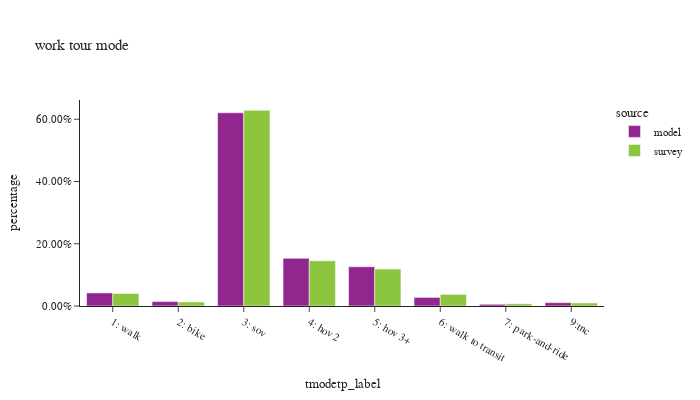

Here is the notebook cell this chart was saved with:
### Code cell
df_plot = wk_tour.groupby(['source','tmodetp_label'])['toexpfac'].sum().reset_index()
df_plot['percentage'] = df_plot.groupby(['source'], group_keys=False)['toexpfac']. \
    apply(lambda x: x / float(x.sum()))

df_plot_ct = wk_tour.groupby(['source','tmodetp_label'])['toexpfac'].count().reset_index(). \
    rename(columns={'toexpfac':'sample count'})
df_plot = df_plot.merge(df_plot_ct, on=['source','tmodetp_label'])

fig = px.bar(df_plot.sort_values(by=['source']), x="tmodetp_label", y="percentage", color="source",
             barmode="group",hover_data=['sample count'],title="work tour mode")
fig.update_layout(height=400, width=700, font=dict(size=11),
                  xaxis = dict(dtick = 1, categoryorder='category ascending'),
                  yaxis=dict(tickformat=".2%"))
fig.show()

### Figure 1 — Plotly figure (JSON) as saved in the notebook; plotly's stock layout.template omitted (floating-point values rounded to 4 significant figures)
{"data": [{"alignmentgroup": "True", "customdata": [[65630], [22280], [970647], [239270], [197155], [43026], [8640], [16874]], "hovertemplate": "source=model<br>tmodetp_label=%{x}<br>percentage=%{y}<br>sample count=%{customdata[0]}<extra></extra>", "legendgroup": "model", "marker": {"color": "#91268F", "pattern": {"shape": ""}}, "name": "model", "offsetgroup": "model", "orientation": "v", "showlegend": true, "textposition": "auto", "type": "bar", "x": ["1: walk", "2: bike", "3: sov", "4: hov 2", "5: hov 3+", "6: walk to transit", "7: park-and-ride", "9:tnc"], "xaxis": "x", "y": [0.04198, 0.01425, 0.6208, 0.153, 0.1261, 0.02752, 0.005526, 0.01079], "yaxis": "y"}, {"alignmentgroup": "True", "customdata": [[241], [136], [1405], [254], [108], [366], [28], [23]], "hovertemplate": "source=survey<br>tmodetp_label=%{x}<br>percentage=%{y}<br>sample count=%{customdata[0]}<extra></extra>", "legendgroup": "survey", "marker": {"color": "#8CC63E", "pattern": {"shape": ""}}, "name": "survey", "offsetgroup": "survey", "orientation": "v", "showlegend": true, "textposition": "auto", "type": "bar", "x": ["1: walk", "2: bike", "3: sov", "4: hov 2", "5: hov 3+", "6: walk to transit", "7: park-and-ride", "9:tnc"], "xaxis": "x", "y": [0.04016, 0.01277, 0.6287, 0.1454, 0.1187, 0.03744, 0.007094, 0.009777], "yaxis": "y"}], "layout": {"barmode": "group", "font": {"size": 11}, "height": 400, "legend": {"title": {"text": "source"}, "tracegroupgap": 0}, "title": {"text": "work tour mode"}, "width": 700, "xaxis": {"anchor": "y", "categoryorder": "category ascending", "domain": [0, 1], "dtick": 1, "title": {"text": "tmodetp_label"}}, "yaxis": {"anchor": "x", "domain": [0, 1], "tickformat": ".2%", "title": {"text": "percentage"}}}}
